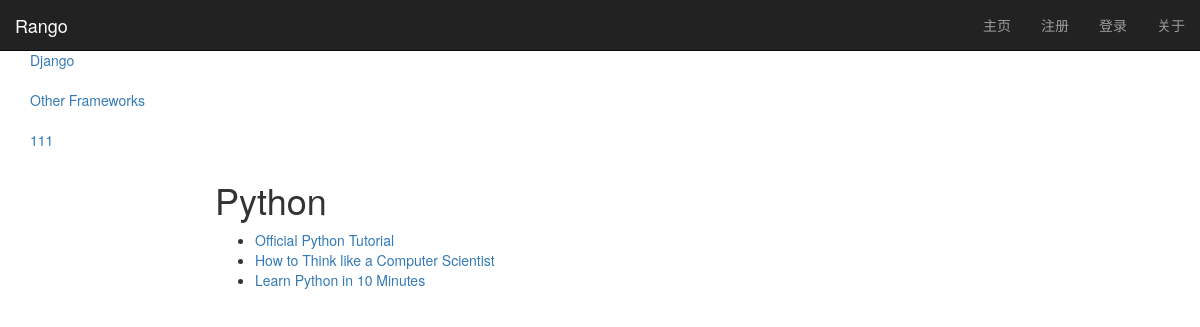
/rango/category/python/, run on the app's committed database.
### rango/models.py (models this page shows, shortened)
class Category(models.Model):
    name = models.CharField(max_length=128, unique=True)
    views = models.IntegerField(default=0)
    like = models.IntegerField(default=0)
    creator = models.CharField(max_length = 100,default = 'rango')
    slug = models.SlugField(default = '111')

class Page(models.Model):
    category = models.ForeignKey(Category)
    title = models.CharField(max_length=128)
    url = models.URLField()
    views = models.IntegerField(default=0)

### rango/views.py (the view)
# urls.py: url(r'^category/(?P<category_name_slug>[\w\-]+)/$', views.category, name='category'),
def category(request, category_name_slug):
    context_dict = {}
    try:
        category = Category.objects.get(slug=category_name_slug)
        context_dict['category_name'] = category.name
        pages = Page.objects.filter(category=category)
        context_dict['pages'] = pages
        context_dict['category'] = category
        context_dict['category_name_slug']=category_name_slug
    except Category.DoesNotExist:
        pass
    return render(request, 'rango/category.html', context_dict)

### rango/templatetags/rango_extras.py (called while the page is built)
@register.inclusion_tag('rango/cats.html')
def get_category_list(cat=None):
    return {'cats': Category.objects.all(), 'act_cat': cat}

### templates/rango/category.html (shortened to what this page needs)
{% extends 'rango/base.html' %}
{% load staticfiles %}
{% block body_block %}
    <h1>{{ category_name }}</h1>
    {% if category %}
        {% if pages %}
        <ul>
                {% for page in pages %}
                <li><a href="{{ page.url }}">{{ page.title }}</a></li>
                {% endfor %}
                </ul>
        {% else %}
                <strong>该节点无数据</strong>
                {% endif %}
        {% else %}
                 节点 {{ category_name }}不存在!
    {% endif %}
{% endblock %}

### templates/rango/cats.html
{% if cats %}
    <ul class="nav nav-sidebar">
{% for c in cats %}
    {% if c == act_cat %} <li  class="active" > {% else  %} <li>{% endif %}
            <a href="{% url 'category'  c.slug %}">{{ c.name }}</a></li>
{% endfor %}
{% else %}
    <li> <strong >没节点</strong></li>
    </ul>
{% endif %}

### data on the page
Category: name "Django"
Category: name "Other Frameworks"
Category: name "111"
Category: name "Python"
Page: title "Official Python Tutorial"
Page: title "How to Think like a Computer Scientist"
Page: title "Learn Python in 10 Minutes"
